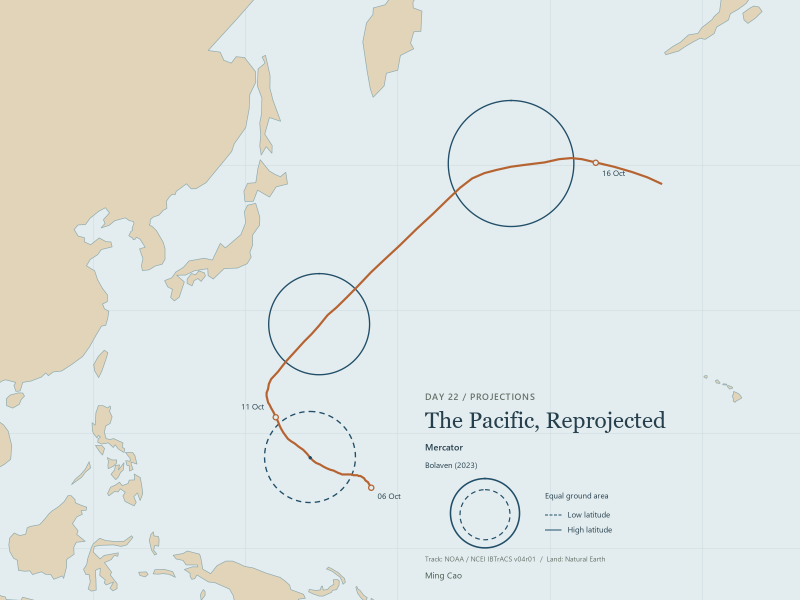
#> input picture 22/outputs/day22_merc.png, 1600 x 1200 px (shown at 1/2 size)
$ python encode_gif.py
#> lines starting #> are read from the running program, lines starting #| are printed output that depends on the picture
from pathlib import Path
import json,hashlib
from PIL import Image
ROOT=Path(__file__).resolve().parents[1]
DURATION_MS=1000
NAMES=['day22_merc.png','day22_eqearth.png']
def gif_save(images,path):
    source=Image.new('RGB',(images[0].width,images[0].height*2))
    for i,im in enumerate(images):source.paste(im,(0,i*im.height))
    palette=source.quantize(colors=256,method=Image.Quantize.MEDIANCUT)
    indexed=[im.quantize(palette=palette,dither=Image.Dither.NONE) for im in images]
    indexed[0].save(path,save_all=True,append_images=indexed[1:],duration=[DURATION_MS]*2,loop=0,disposal=2,optimize=False)
def main():
    hashes={n:hashlib.sha256((ROOT/'outputs'/n).read_bytes()).hexdigest() for n in NAMES}
    images=[Image.open(ROOT/'outputs'/n).convert('RGB') for n in NAMES]
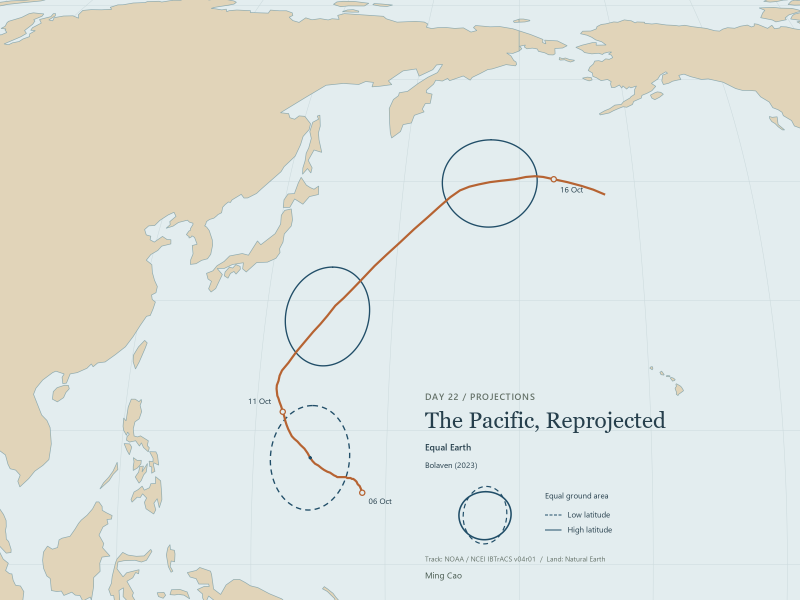
#> input picture 22/outputs/day22_eqearth.png, 1600 x 1200 px (shown at 1/2 size)
#> images = 2 items
    assert all(im.size==(1600,1200) for im in images)
    target=ROOT/'outputs/day22_the_pacific_reprojected.gif';gif_save(images,target)
#> in gif_save, `source=Image.new('RGB',(images[0].width,images[0].height*2))`: source: PIL image 1600x2400 RGB; every value is 0
#> after the loop in gif_save, `for i,im in enumerate(images):source.paste(im,(0,i*im.height))`:
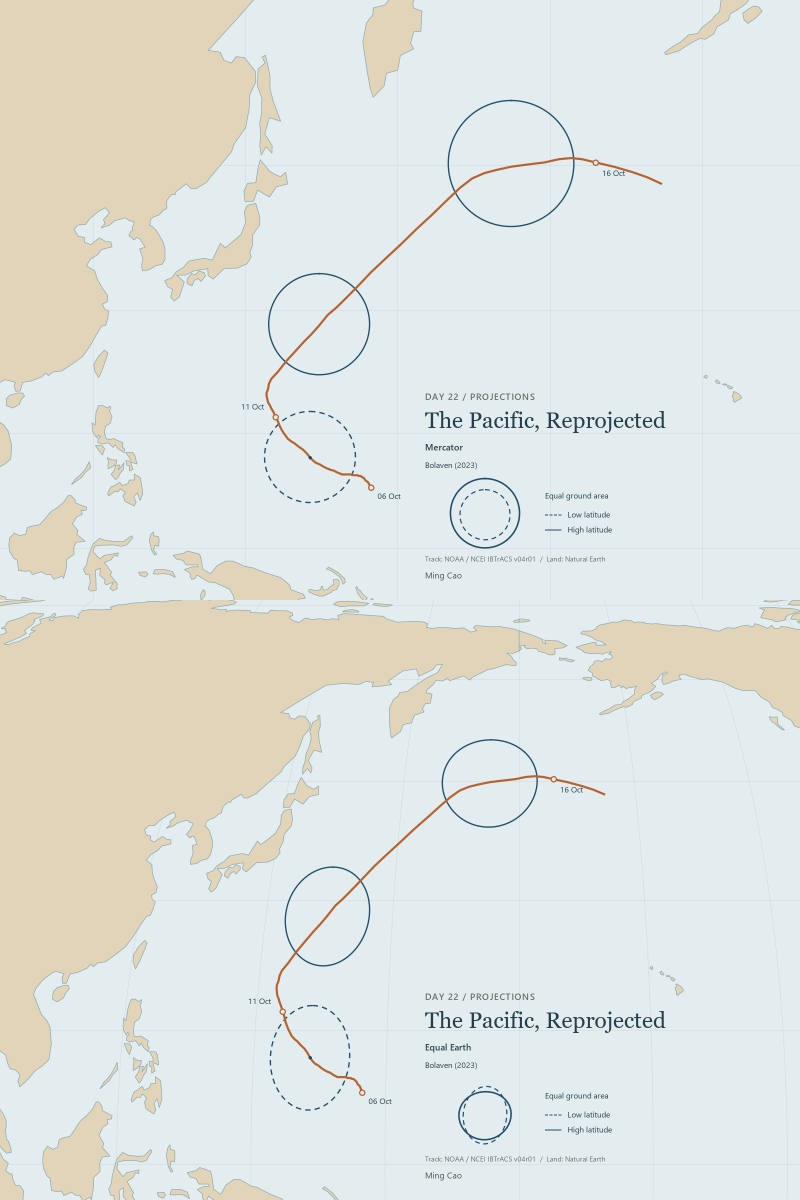
#> source: PIL image 1600x2400 RGB (shown at 1/2 size); mean R, G, B 224.3, 229.4, 225.1
    with Image.open(target) as g:
        assert g.n_frames==2 and g.info['loop']==0
        durations=[]
        for i in range(2):g.seek(i);durations.append(g.info['duration']);assert g.info['duration']==DURATION_MS
#> after the loop, durations = [1000, 1000]
    assert hashes=={n:hashlib.sha256((ROOT/'outputs'/n).read_bytes()).hexdigest() for n in NAMES}
    report={'size':[1600,1200],'frames':2,'duration_ms':durations,'cycle_ms':sum(durations),'loop':0,'transition':'direct cut','png_sha256':hashes,'confirmed_pngs_unchanged':True,'gif_sha256':hashlib.sha256(target.read_bytes()).hexdigest()}
    (ROOT/'review/final_media_validation.json').write_text(json.dumps(report,indent=2)+'\n',encoding='utf8')
    previous=ROOT/'review/animation_validation.json'
    if previous.exists():
        d=json.loads(previous.read_text(encoding='utf8'));d['gif']['duration_ms']=durations;previous.write_text(json.dumps(d,indent=2)+'\n',encoding='utf8')
    print(json.dumps(report,indent=2))
#> (printed output is left out)
if __name__=='__main__':main()
